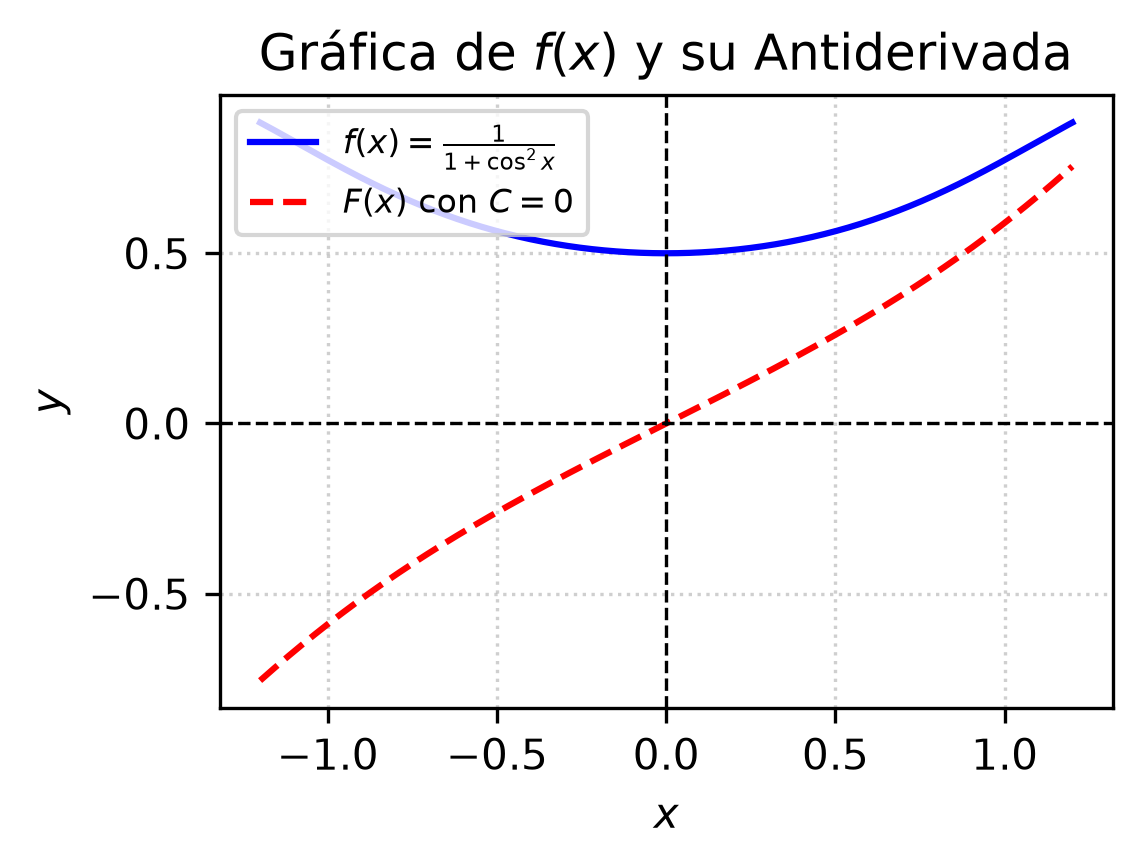

Reproduce this figure in Python.
import matplotlib
matplotlib.use('Agg')
import numpy as np
import matplotlib.pyplot as plt

# Definir el dominio de la función, evitando las asíntotas donde cos(x) = 0
x = np.linspace(-1.2, 1.2, 400)

# Función original a integrar: f(x) = 1 / (1 + cos^2(x))
f_x = 1.0 / (1.0 + np.cos(x)**2)

# Antiderivada F(x) con C = 0: F(x) = (1 / sqrt(2)) * arctan(tan(x) / sqrt(2))
F_x = (1.0 / np.sqrt(2)) * np.arctan(np.tan(x) / np.sqrt(2))

plt.figure(figsize=(4, 3))
plt.plot(x, f_x, 'b-', label=r'$f(x) = \frac{1}{1+\cos^2 x}$')
plt.plot(x, F_x, 'r--', label=r'$F(x)$ con $C=0$')

plt.title('Gráfica de $f(x)$ y su Antiderivada')
plt.xlabel('$x$')
plt.ylabel('$y$')
plt.axhline(0, color='black', linewidth=0.8, linestyle='--')
plt.axvline(0, color='black', linewidth=0.8, linestyle='--')
plt.grid(True, linestyle=':', alpha=0.6)
plt.legend(loc='upper left', fontsize=8)
plt.tight_layout()
plt.savefig(r'semana_04/graficas/SEM04_P27_grafica.png', dpi=300, bbox_inches='tight')
plt.close()
